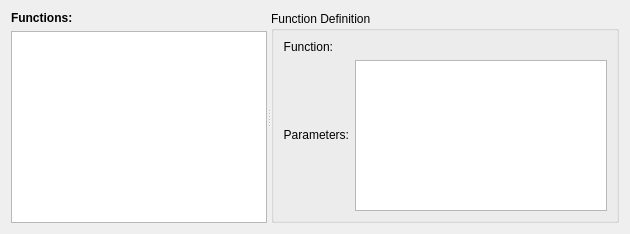
       <widget class="QWidget" name="tabFunctions">
        <property name="whatsThis">
         <string>&lt;h4&gt;Functions tab&lt;/h4&gt;
&lt;p&gt;A list of the mathematical functions that are defined in the model.&lt;/p&gt;</string>
        </property>
        <attribute name="title">
         <string>Functions</string>
        </attribute>
        <layout class="QHBoxLayout" name="horizontalLayout_9">
         <item>
          <widget class="QSplitter" name="splitter_6">
           <property name="orientation">
            <enum>Qt::Horizontal</enum>
           </property>
           <property name="childrenCollapsible">
            <bool>false</bool>
           </property>
           <widget class="QWidget" name="verticalLayoutWidget_5">
            <layout class="QVBoxLayout" name="verticalLayout_9">
             <item>
              <widget class="QLabel" name="lblFunctionsLabel">
               <property name="sizePolicy">
                <sizepolicy hsizetype="Fixed" vsizetype="Fixed">
                 <horstretch>0</horstretch>
                 <verstretch>0</verstretch>
                </sizepolicy>
               </property>
               <property name="font">
                <font>
                 <weight>75</weight>
                 <bold>true</bold>
                </font>
               </property>
               <property name="text">
                <string>Functions:</string>
               </property>
              </widget>
             </item>
             <item>
              <widget class="QListWidget" name="listFunctions">
               <property name="sizePolicy">
                <sizepolicy hsizetype="Preferred" vsizetype="Preferred">
                 <horstretch>0</horstretch>
                 <verstretch>0</verstretch>
                </sizepolicy>
               </property>
              </widget>
             </item>
            </layout>
           </widget>
           <widget class="QGroupBox" name="grpFunction">
            <property name="sizePolicy">
             <sizepolicy hsizetype="Expanding" vsizetype="Preferred">
              <horstretch>1</horstretch>
              <verstretch>0</verstretch>
             </sizepolicy>
            </property>
            <property name="title">
             <string>Function Definition</string>
            </property>
            <layout class="QHBoxLayout" name="horizontalLayout_8">
             <item>
              <layout class="QGridLayout" name="gridFunction">
               <item row="0" column="0">
                <widget class="QLabel" name="lblFunctionLabel">
                 <property name="sizePolicy">
                  <sizepolicy hsizetype="Fixed" vsizetype="Fixed">
                   <horstretch>0</horstretch>
                   <verstretch>0</verstretch>
                  </sizepolicy>
                 </property>
                 <property name="text">
                  <string>Function:</string>
                 </property>
                 <property name="alignment">
                  <set>Qt::AlignRight|Qt::AlignTrailing|Qt::AlignVCenter</set>
                 </property>
                </widget>
               </item>
               <item row="1" column="1">
                <widget class="QListWidget" name="listFunctionParams">
                 <property name="sizePolicy">
                  <sizepolicy hsizetype="Preferred" vsizetype="Preferred">
                   <horstretch>0</horstretch>
                   <verstretch>0</verstretch>
                  </sizepolicy>
                 </property>
                </widget>
               </item>
               <item row="0" column="1">
                <widget class="QLabel" name="lblFunctionDef">
                 <property name="text">
                  <string/>
                 </property>
                 <property name="alignment">
                  <set>Qt::AlignLeading|Qt::AlignLeft|Qt::AlignVCenter</set>
                 </property>
                 <property name="wordWrap">
                  <bool>true</bool>
                 </property>
                </widget>
               </item>
               <item row="1" column="0">
                <widget class="QLabel" name="lblFunctionParams">
                 <property name="sizePolicy">
                  <sizepolicy hsizetype="Fixed" vsizetype="Fixed">
                   <horstretch>0</horstretch>
                   <verstretch>0</verstretch>
                  </sizepolicy>
                 </property>
                 <property name="text">
                  <string>Parameters:</string>
                 </property>
                 <property name="alignment">
                  <set>Qt::AlignRight|Qt::AlignTrailing|Qt::AlignVCenter</set>
                 </property>
                </widget>
               </item>
              </layout>
             </item>
            </layout>
           </widget>
          </widget>
         </item>
        </layout>
       </widget>
